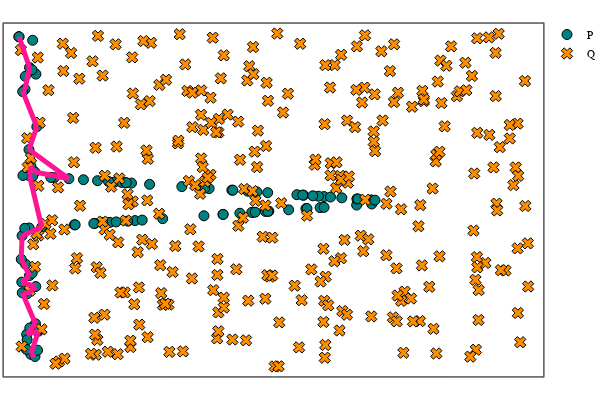

Notebook cell for this chart:
### Markdown cell above
Plot cycle representative of the Witness bar

### Code cell
cr = get_Witness_cyclerep(W_P, class_num = W_P_bar);
# plot
plot_cycle_square_torus(P_2d, Q_2d, cycle = cr, cycle_loc = "P")

### Figure 1 — Plotly figure (JSON) as saved in the notebook; plotly's stock layout.template omitted (floating-point values rounded to 4 significant figures; data arrays with more than 128 entries replaced by an {"elided": "..."} marker saying what was removed)
{"data": [{"colorbar": {"title": ""}, "legendgroup": "P", "marker": {"color": "rgba(0, 129, 129, 1.000)", "line": {"color": "rgba(0, 0, 0, 1.000)", "width": 1}, "size": 10, "symbol": "circle"}, "mode": "markers", "name": "P", "showlegend": true, "type": "scatter", "x": [0.08318, 0.1381, 1.78, 0.04963, 0.1041, 0.139, 3.088, 0.2174, 0.08658, 0.1545, 0.04746, 0.2064, 0.1097, 0.238, 1.044, 2.891, 0.6925, 0.2126, 0.1326, 0.1703, 0.05501, 0.09112, 0.2291, 0.03731, 0.2499, 0.1778, 3.074, 0.2304, 0.1001, 0.1425, 1.439, 0.2164, 0.1101, 3.332, 0.1712, 0.04405, 0.1572, 0.2055, 0.007793, 0.009939, 2.248, 2.523, 1.348, 0.1351, 0.08021, 2.016, 3.72, 2.828, 3.767, 3.987, 3.517, 2.288, 3.046, 3.848, 0.6239, 0.2895, 1.129, 0.1396, 2.632, 1.206, 4.348, 0.4432, 2.877, 2.525, 0.9448, 4.17, 0.05817, 1.19, 3.075, 1.042, 1.528, 4.356, 2.352, 0.1782, 3.545, 2.298, 0.7015, 2.645, 3.558, 2.941, 1.396, 3.698, 0.931, 0.4021, 4.395, 1.618, 3.434, 4.173, 2.731, 0.8037, 1.275, 1.113, 3.506, 3.63, 1.324, 0.9771, 2.919, 1.331, 3.768, 4.186], "xaxis": "x1", "y": [5.242, 1.771, 2.83, 1.448, 0.6731, 5.646, 2.969, 5.525, 5.483, 0.3019, 2.513, 0.2606, 0.5714, 0.3788, 2.752, 2.948, 2.715, 0.8725, 4.118, 5.605, 5.199, 1.98, 4.545, 2.074, 0.7335, 6.155, 3.315, 0.7349, 0.3942, 0.7935, 2.794, 1.565, 1.43, 2.995, 1.814, 1.648, 3.807, 3.699, 6.222, 6.222, 3.403, 2.909, 2.785, 2.656, 2.65, 3.428, 3.036, 3.342, 3.242, 3.219, 3.268, 2.884, 2.965, 3.233, 3.575, 2.672, 2.761, 3.627, 3.362, 2.77, 3.18, 3.595, 2.947, 2.909, 2.742, 3.084, 3.635, 3.515, 2.968, 2.752, 2.804, 3.104, 3.392, 3.623, 3.018, 3.398, 2.716, 3.361, 3.019, 3.33, 3.494, 3.249, 2.74, 3.599, 3.175, 3.47, 3.277, 3.199, 2.931, 3.556, 3.506, 3.524, 3.27, 3.256, 3.501, 3.538, 2.951, 3.5, 3.041, 3.197], "yaxis": "y1", "zmax": null, "zmin": null}, {"colorbar": {"title": ""}, "legendgroup": "Q", "marker": {"color": "rgba(255, 141, 0, 1.000)", "line": {"color": "rgba(0, 0, 0, 1.000)", "width": 1}, "size": 10, "symbol": "x"}, "mode": "markers", "name": "Q", "showlegend": true, "type": "scatter", "x": {"elided": "300 float values"}, "xaxis": "x1", "y": {"elided": "300 float values"}, "yaxis": "y1", "zmax": null, "zmin": null}, {"colorbar": {"title": ""}, "legendgroup": "", "line": {"color": "rgba(255, 20, 147, 1.000)", "dash": "solid", "shape": "linear", "width": 5}, "mode": "lines", "name": "", "showlegend": false, "type": "scatter", "x": [0.007793, 0.009939], "xaxis": "x1", "y": [6.222, 6.222], "yaxis": "y1", "zmax": null, "zmin": null}, {"colorbar": {"title": ""}, "legendgroup": "", "line": {"color": "rgba(255, 20, 147, 1.000)", "dash": "solid", "shape": "linear", "width": 5}, "mode": "lines", "name": "", "showlegend": false, "type": "scatter", "x": [0.08318, 0.05501], "xaxis": "x1", "y": [5.242, 5.199], "yaxis": "y1", "zmax": null, "zmin": null}, {"colorbar": {"title": ""}, "legendgroup": "", "line": {"color": "rgba(255, 20, 147, 1.000)", "dash": "solid", "shape": "linear", "width": 5}, "mode": "lines", "name": "", "showlegend": false, "type": "scatter", "x": [0.1381, 0.04405], "xaxis": "x1", "y": [1.771, 1.648], "yaxis": "y1", "zmax": null, "zmin": null}, {"colorbar": {"title": ""}, "legendgroup": "", "line": {"color": "rgba(255, 20, 147, 1.000)", "dash": "solid", "shape": "linear", "width": 5}, "mode": "lines", "name": "", "showlegend": false, "type": "scatter", "x": [0.1545, 0.2064], "xaxis": "x1", "y": [0.3019, 0.2606], "yaxis": "y1", "zmax": null, "zmin": null}, {"colorbar": {"title": ""}, "legendgroup": "", "line": {"color": "rgba(255, 20, 147, 1.000)", "dash": "solid", "shape": "linear", "width": 5}, "mode": "lines", "name": "", "showlegend": false, "type": "scatter", "x": [0.2164, 0.1101], "xaxis": "x1", "y": [1.565, 1.43], "yaxis": "y1", "zmax": null, "zmin": null}, {"colorbar": {"title": ""}, "legendgroup": "", "line": {"color": "rgba(255, 20, 147, 1.000)", "dash": "solid", "shape": "linear", "width": 5}, "mode": "lines", "name": "", "showlegend": false, "type": "scatter", "x": [0.1041, 0.2126], "xaxis": "x1", "y": [0.6731, 0.8725], "yaxis": "y1", "zmax": null, "zmin": null}, {"colorbar": {"title": ""}, "legendgroup": "", "line": {"color": "rgba(255, 20, 147, 1.000)", "dash": "solid", "shape": "linear", "width": 5}, "mode": "lines", "name": "", "showlegend": false, "type": "scatter", "x": [0.1326, 0.6239], "xaxis": "x1", "y": [4.118, 3.575], "yaxis": "y1", "zmax": null, "zmin": null}, {"colorbar": {"title": ""}, "legendgroup": "", "line": {"color": "rgba(255, 20, 147, 1.000)", "dash": "solid", "shape": "linear", "width": 5}, "mode": "lines", "name": "", "showlegend": false, "type": "scatter", "x": [0.1041, 0.2499], "xaxis": "x1", "y": [0.6731, 0.7335], "yaxis": "y1", "zmax": null, "zmin": null}, {"colorbar": {"title": ""}, "legendgroup": "", "line": {"color": "rgba(255, 20, 147, 1.000)", "dash": "solid", "shape": "linear", "width": 5}, "mode": "lines", "name": "", "showlegend": false, "type": "scatter", "x": [0.05501, 0.2291], "xaxis": "x1", "y": [5.199, 4.545], "yaxis": "y1", "zmax": null, "zmin": null}, {"colorbar": {"title": ""}, "legendgroup": "", "line": {"color": "rgba(255, 20, 147, 1.000)", "dash": "solid", "shape": "linear", "width": 5}, "mode": "lines", "name": "", "showlegend": false, "type": "scatter", "x": [0.1381, 0.03731], "xaxis": "x1", "y": [1.771, 2.074], "yaxis": "y1", "zmax": null, "zmin": null}, {"colorbar": {"title": ""}, "legendgroup": "", "line": {"color": "rgba(255, 20, 147, 1.000)", "dash": "solid", "shape": "linear", "width": 5}, "mode": "lines", "name": "", "showlegend": false, "type": "scatter", "x": [0.2055, 0.6239], "xaxis": "x1", "y": [3.699, 3.575], "yaxis": "y1", "zmax": null, "zmin": null}, {"colorbar": {"title": ""}, "legendgroup": "", "line": {"color": "rgba(255, 20, 147, 1.000)", "dash": "solid", "shape": "linear", "width": 5}, "mode": "lines", "name": "", "showlegend": false, "type": "scatter", "x": [0.1572, 0.2055], "xaxis": "x1", "y": [3.807, 3.699], "yaxis": "y1", "zmax": null, "zmin": null}, {"colorbar": {"title": ""}, "legendgroup": "", "line": {"color": "rgba(255, 20, 147, 1.000)", "dash": "solid", "shape": "linear", "width": 5}, "mode": "lines", "name": "", "showlegend": false, "type": "scatter", "x": [0.08318, 0.139], "xaxis": "x1", "y": [5.242, 5.646], "yaxis": "y1", "zmax": null, "zmin": null}, {"colorbar": {"title": ""}, "legendgroup": "", "line": {"color": "rgba(255, 20, 147, 1.000)", "dash": "solid", "shape": "linear", "width": 5}, "mode": "lines", "name": "", "showlegend": false, "type": "scatter", "x": [0.1572, 0.1396], "xaxis": "x1", "y": [3.807, 3.627], "yaxis": "y1", "zmax": null, "zmin": null}, {"colorbar": {"title": ""}, "legendgroup": "", "line": {"color": "rgba(255, 20, 147, 1.000)", "dash": "solid", "shape": "linear", "width": 5}, "mode": "lines", "name": "", "showlegend": false, "type": "scatter", "x": [0.1545, 0.2499], "xaxis": "x1", "y": [0.3019, 0.7335], "yaxis": "y1", "zmax": null, "zmin": null}, {"colorbar": {"title": ""}, "legendgroup": "", "line": {"color": "rgba(255, 20, 147, 1.000)", "dash": "solid", "shape": "linear", "width": 5}, "mode": "lines", "name": "", "showlegend": false, "type": "scatter", "x": [0.1326, 0.2291], "xaxis": "x1", "y": [4.118, 4.545], "yaxis": "y1", "zmax": null, "zmin": null}, {"colorbar": {"title": ""}, "legendgroup": "", "line": {"color": "rgba(255, 20, 147, 1.000)", "dash": "solid", "shape": "linear", "width": 5}, "mode": "lines", "name": "", "showlegend": false, "type": "scatter", "x": [0.2164, 0.04405], "xaxis": "x1", "y": [1.565, 1.648], "yaxis": "y1", "zmax": null, "zmin": null}, {"colorbar": {"title": ""}, "legendgroup": "", "line": {"color": "rgba(255, 20, 147, 1.000)", "dash": "solid", "shape": "linear", "width": 5}, "mode": "lines", "name": "", "showlegend": false, "type": "scatter", "x": [0.04963, 0.1101], "xaxis": "x1", "y": [1.448, 1.43], "yaxis": "y1", "zmax": null, "zmin": null}, {"colorbar": {"title": ""}, "legendgroup": "", "line": {"color": "rgba(255, 20, 147, 1.000)", "dash": "solid", "shape": "linear", "width": 5}, "mode": "lines", "name": "", "showlegend": false, "type": "scatter", "x": [0.04746, 0.2895], "xaxis": "x1", "y": [2.513, 2.672], "yaxis": "y1", "zmax": null, "zmin": null}, {"colorbar": {"title": ""}, "legendgroup": "", "line": {"color": "rgba(255, 20, 147, 1.000)", "dash": "solid", "shape": "linear", "width": 5}, "mode": "lines", "name": "", "showlegend": false, "type": "scatter", "x": [0.04746, 0.03731], "xaxis": "x1", "y": [2.513, 2.074], "yaxis": "y1", "zmax": null, "zmin": null}, {"colorbar": {"title": ""}, "legendgroup": "", "line": {"color": "rgba(255, 20, 147, 1.000)", "dash": "solid", "shape": "linear", "width": 5}, "mode": "lines", "name": "", "showlegend": false, "type": "scatter", "x": [0.04963, 0.2126], "xaxis": "x1", "y": [1.448, 0.8725], "yaxis": "y1", "zmax": null, "zmin": null}, {"colorbar": {"title": ""}, "legendgroup": "", "line": {"color": "rgba(255, 20, 147, 1.000)", "dash": "solid", "shape": "linear", "width": 5}, "mode": "lines", "name": "", "showlegend": false, "type": "scatter", "x": [0.139, 0.009939], "xaxis": "x1", "y": [5.646, 6.222], "yaxis": "y1", "zmax": null, "zmin": null}, {"colorbar": {"title": ""}, "legendgroup": "", "line": {"color": "rgba(255, 20, 147, 1.000)", "dash": "solid", "shape": "linear", "width": 5}, "mode": "lines", "name": "", "showlegend": false, "type": "scatter", "x": [0.2895, 0.1396], "xaxis": "x1", "y": [2.672, 3.627], "yaxis": "y1", "zmax": null, "zmin": null}], "layout": {"annotations": [], "height": 400, "legend": {"bgcolor": "rgba(255, 255, 255, 1.000)", "bordercolor": "rgba(0, 0, 0, 1.000)", "font": {"color": "rgba(0, 0, 0, 1.000)", "family": "sans-serif", "size": 11}, "tracegroupgap": 0, "x": 1, "y": 1}, "margin": {"b": 20, "l": 0, "r": 0, "t": 20}, "paper_bgcolor": "rgba(255, 255, 255, 1.000)", "plot_bgcolor": "rgba(255, 255, 255, 1.000)", "showlegend": true, "width": 600, "xaxis": {"anchor": "y1", "domain": [0.006562, 0.9934], "gridcolor": "rgba(0, 0, 0, 0.100)", "gridwidth": 0.5, "linecolor": "rgba(0, 0, 0, 1.000)", "mirror": true, "range": [-0.1805, 6.471], "showgrid": true, "showline": true, "showticklabels": true, "tickangle": 0, "tickcolor": "rgb(0, 0, 0)", "tickfont": {"color": "rgba(0, 0, 0, 1.000)", "family": "sans-serif", "size": 11}, "tickmode": "array", "ticks": "inside", "ticktext": [], "tickvals": [], "title": "", "titlefont": {"color": "rgba(0, 0, 0, 1.000)", "family": "sans-serif", "size": 15}, "type": "-", "visible": true, "zeroline": false, "zerolinecolor": "rgba(0, 0, 0, 1.000)"}, "yaxis": {"anchor": "x1", "domain": [0.009843, 0.9902], "gridcolor": "rgba(0, 0, 0, 0.100)", "gridwidth": 0.5, "linecolor": "rgba(0, 0, 0, 1.000)", "mirror": true, "range": [-0.1107, 6.467], "showgrid": true, "showline": true, "showticklabels": true, "tickangle": 0, "tickcolor": "rgb(0, 0, 0)", "tickfont": {"color": "rgba(0, 0, 0, 1.000)", "family": "sans-serif", "size": 11}, "tickmode": "array", "ticks": "inside", "ticktext": [], "tickvals": [], "title": "", "titlefont": {"color": "rgba(0, 0, 0, 1.000)", "family": "sans-serif", "size": 15}, "type": "-", "visible": true, "zeroline": false, "zerolinecolor": "rgba(0, 0, 0, 1.000)"}}}
